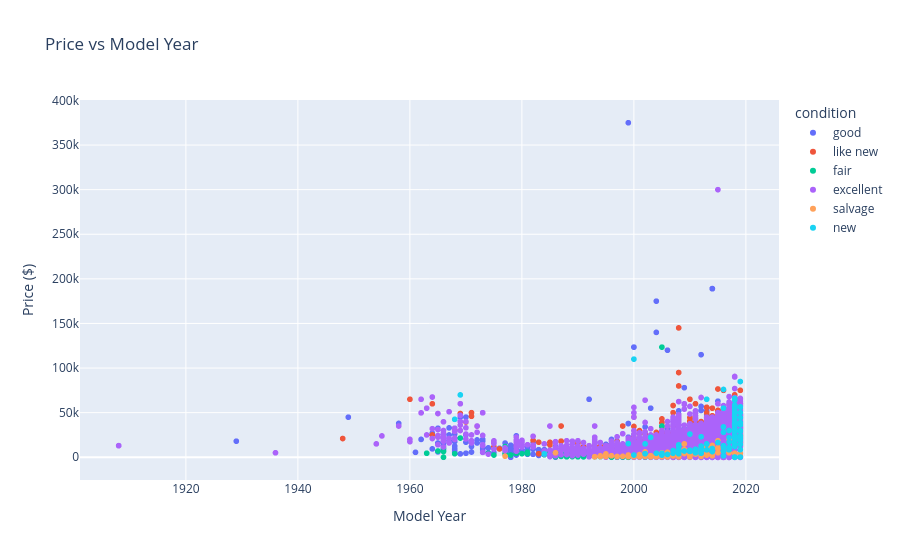

This figure's notebook cell:
### Markdown cell above
# Visualization: Price vs Model Year

### **Code Explanation**
- **Purpose:**
  - The code creates a scatter plot to examine how vehicle prices vary with the model year.
  - The `condition` of the vehicle is used to color-code the points, providing additional insight.

- **Key Components:**
  - **`px.scatter()`**:
    - `df`: Specifies the dataset.
    - `x='model_year'`: Assigns the `model_year` column to the x-axis.
    - `y='price'`: Assigns the `price` column to the y-axis.
    - `color='condition'`: Colors the points based on the `condition` of the vehicle, allowing for condition-based analysis.
    - `title="Price vs Model Year"`: Sets the title of the scatter plot.
    - `labels`: Customizes axis labels for clarity (`Model Year` and `Price ($)`).
  - **`show()`**:
    - Displays the scatter plot.

### Code cell
print("\nVisualization: Price vs Model Year")
scatter_plot = px.scatter(
    df,
    x='model_year',
    y='price',
    color='condition',
    title="Price vs Model Year",
    labels={'model_year': 'Model Year', 'price': 'Price ($)'},
)
scatter_plot.show()

### Figure 1 — Plotly figure (JSON) as saved in the notebook; plotly's stock layout.template omitted (floating-point values rounded to 4 significant figures; data arrays with more than 128 entries replaced by an {"elided": "..."} marker saying what was removed)
{"data": [{"hovertemplate": "condition=good<br>Model Year=%{x}<br>Price ($)=%{y}<extra></extra>", "legendgroup": "good", "marker": {"color": "#636efa", "symbol": "circle"}, "mode": "markers", "name": "good", "showlegend": true, "type": "scattergl", "x": {"elided": "20145 int values"}, "xaxis": "x", "y": {"elided": "20145 int values"}, "yaxis": "y"}, {"hovertemplate": "condition=like new<br>Model Year=%{x}<br>Price ($)=%{y}<extra></extra>", "legendgroup": "like new", "marker": {"color": "#EF553B", "symbol": "circle"}, "mode": "markers", "name": "like new", "showlegend": true, "type": "scattergl", "x": {"elided": "4742 int values"}, "xaxis": "x", "y": {"elided": "4742 int values"}, "yaxis": "y"}, {"hovertemplate": "condition=fair<br>Model Year=%{x}<br>Price ($)=%{y}<extra></extra>", "legendgroup": "fair", "marker": {"color": "#00cc96", "symbol": "circle"}, "mode": "markers", "name": "fair", "showlegend": true, "type": "scattergl", "x": {"elided": "1607 int values"}, "xaxis": "x", "y": {"elided": "1607 int values"}, "yaxis": "y"}, {"hovertemplate": "condition=excellent<br>Model Year=%{x}<br>Price ($)=%{y}<extra></extra>", "legendgroup": "excellent", "marker": {"color": "#ab63fa", "symbol": "circle"}, "mode": "markers", "name": "excellent", "showlegend": true, "type": "scattergl", "x": {"elided": "24773 int values"}, "xaxis": "x", "y": {"elided": "24773 int values"}, "yaxis": "y"}, {"hovertemplate": "condition=salvage<br>Model Year=%{x}<br>Price ($)=%{y}<extra></extra>", "legendgroup": "salvage", "marker": {"color": "#FFA15A", "symbol": "circle"}, "mode": "markers", "name": "salvage", "showlegend": true, "type": "scattergl", "x": [1999, 2008, 2012, 1995, 2003, 2005, 2008, 2001, 2001, 1998, 2001, 2003, 2008, 2000, 2005, 2014, 2003, 1997, 2013, 2009, 2013, 2006, 2015, 2018, 2006, 1994, 1995, 2019, 1995, 2018, 2000, 2014, 2012, 2004, 2001, 2015, 2007, 2004, 2014, 1999, 2009, 2007, 2007, 2013, 1999, 2015, 2013, 2003, 1977, 2014, 2000, 2017, 2017, 2014, 2014, 2004, 1995, 2013, 2010, 1999, 2002, 2010, 2010, 2004, 2018, 2003, 2008, 2010, 2011, 2017, 2017, 2017, 2009, 2001, 2002, 1996, 2013, 2010, 2002, 2007, 2000, 2012, 2001, 2005, 2001, 1993, 2005, 2012, 1999, 2003, 2016, 2006, 1994, 2008, 2014, 1993, 2005, 2006, 2001, 2011, 2008, 2004, 2015, 2007, 1986, 2013, 2010, 1994, 1999, 1997, 2008, 2008, 2017, 2013, 2002], "xaxis": "x", "y": [600, 1000, 5500, 999, 850, 5000, 8000, 2500, 1800, 1000, 1500, 1800, 8000, 580, 2700, 11000, 800, 800, 3800, 4100, 12900, 400, 18500, 13500, 5500, 900, 850, 4500, 3750, 22000, 800, 1700, 9450, 2000, 1500, 5000, 4000, 800, 13000, 800, 15000, 2950, 1500, 3500, 800, 10700, 9975, 1400, 1200, 3500, 800, 20750, 8750, 13200, 6750, 2950, 2495, 2400, 2700, 2500, 800, 1200, 1200, 1000, 4500, 500, 4700, 1000, 3500, 5200, 20750, 8750, 8725, 750, 5000, 1700, 3000, 3000, 6000, 2500, 700, 5990, 500, 2500, 2250, 650, 700, 1000, 1900, 600, 7000, 1000, 1500, 7000, 4800, 500, 2000, 700, 3000, 5000, 7000, 450, 9900, 1500, 5000, 14500, 500, 1500, 1000, 850, 500, 3500, 5000, 2900, 2700], "yaxis": "y"}, {"hovertemplate": "condition=new<br>Model Year=%{x}<br>Price ($)=%{y}<extra></extra>", "legendgroup": "new", "marker": {"color": "#19d3f3", "symbol": "circle"}, "mode": "markers", "name": "new", "showlegend": true, "type": "scattergl", "x": {"elided": "143 int values"}, "xaxis": "x", "y": {"elided": "143 int values"}, "yaxis": "y"}], "layout": {"legend": {"title": {"text": "condition"}, "tracegroupgap": 0}, "title": {"text": "Price vs Model Year"}, "xaxis": {"anchor": "y", "domain": [0, 1], "title": {"text": "Model Year"}}, "yaxis": {"anchor": "x", "domain": [0, 1], "title": {"text": "Price ($)"}}}}
